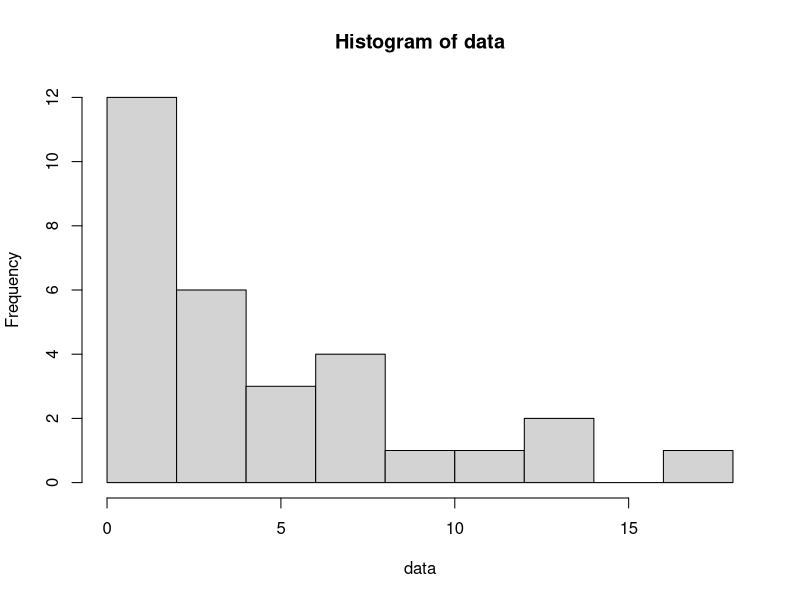
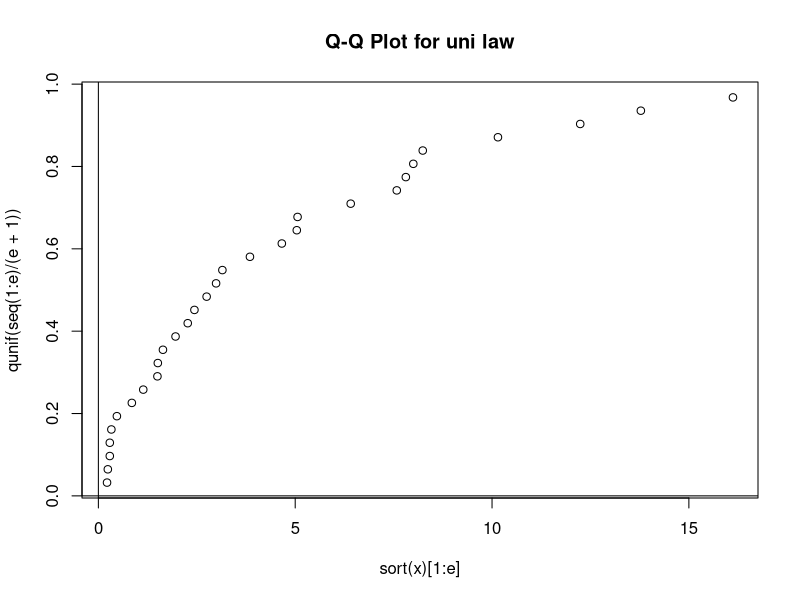
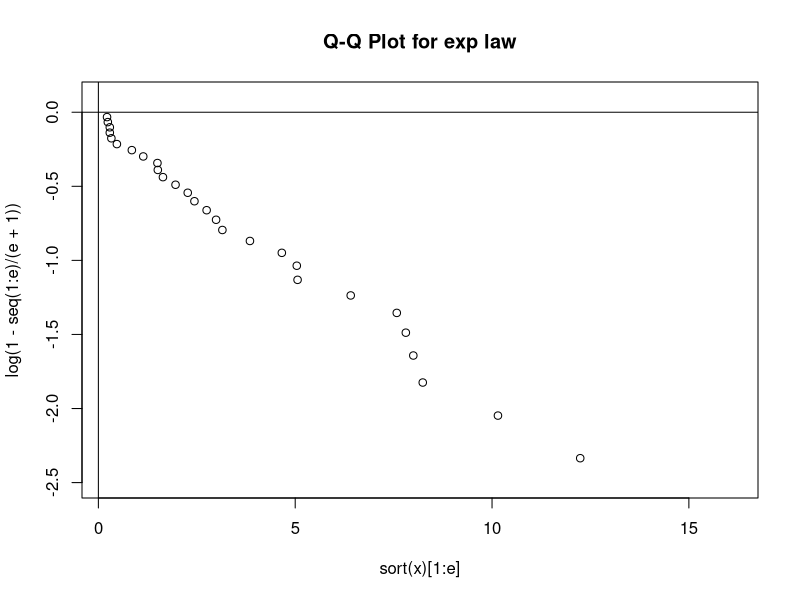

The R source for these figures, in order:


data = c(0.22, 1.64, 5.06, 0.24, 1.96, 6.41, 0.29, 2.27, 7.58, 0.29, 2.44, 7.81, 0.33, 2.75, 8.00, 0.47, 2.99, 8.24, 0.85, 3.15, 10.15, 1.14, 3.85, 12.24, 1.50, 4.66, 13.78, 1.51, 5.04, 16.12);

hist(data);
lambda = 1/mean(data);
var(data)

expQQplot <- function(x) {
  e=length(x)
  plot(sort(x)[1:e],log(1-seq(1:e)/(e+1)),ylim=c(-2.5,0.1), main="Q-Q Plot for exp law")
  abline(v=0)
  abline(h=0)
}

uniQQplot <- function(x) {
  e=length(x)
  plot(sort(x)[1:e], qunif(seq(1:e)/(e+1)), main="Q-Q Plot for uni law")
  abline(v=0)
  abline(h=0)
}

uniQQplot(data)
expQQplot(data)


simuExp <- function(nIt, lambda){
  lambdaSim <- 0
  scoreDispersion <- 0
  for(i in 1:nIt){
    vect <- rexp(30, lambda)
    lambdaSim <- 1/mean(vect) + lambdaSim
    scoreDispersion <- scoreDispersion + abs(lambdaSim-lambda)
  }
  lambdaSim <- lambdaSim/nIt
  cat(lambdaSim)
  cat("\nbiais = ", ((lambdaSim/lambda)*100)-100, "%")
  cat("\nScore dispersion = ", scoreDispersion,"\n")
  
  return(lambdaSim);
}

lambda
lambdaSim = simuExp(10000, lambda)
31/30

lambdaDebiaise =lambdaSim-lambdaSim*0.0374
cat("lambda debiaisie=",lambdaDebiaise,"\n")
vect <- rexp(10000, lambdaDebiaise)
t90 = quantile(vect, probs = 0.9)
cat(t90)